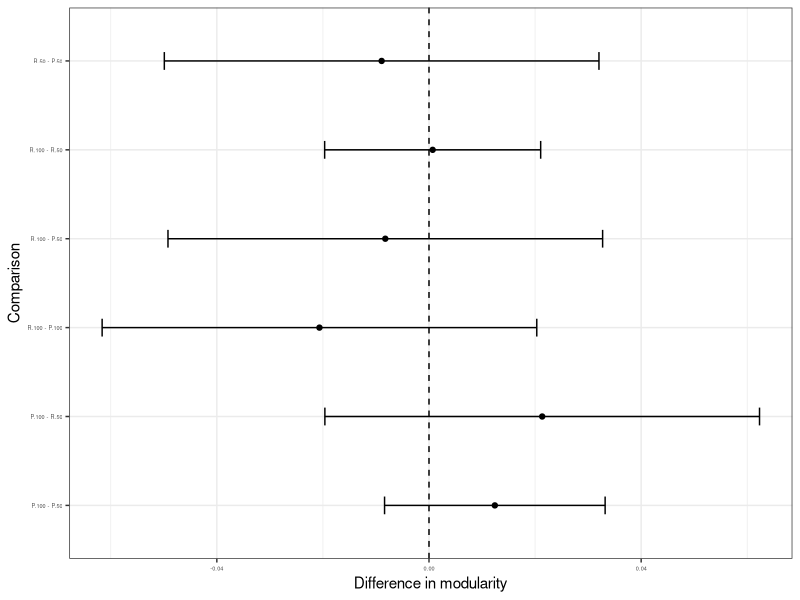
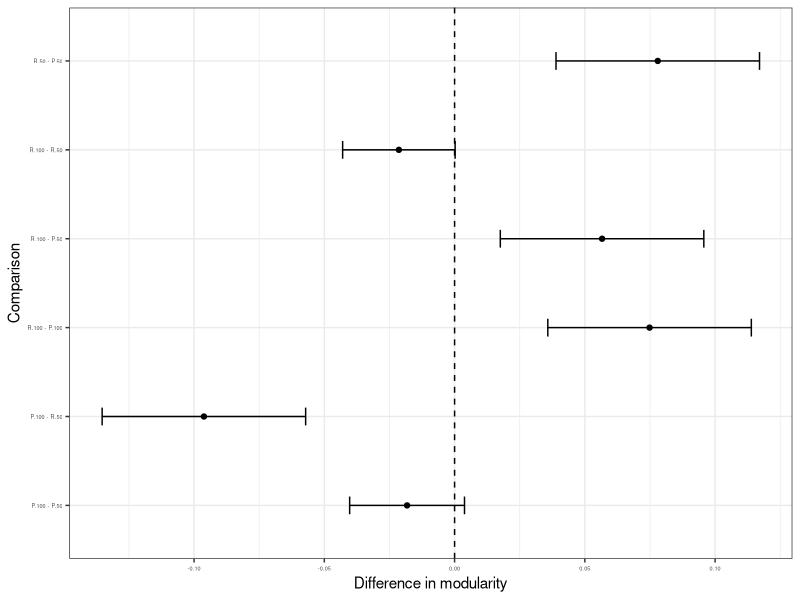

Write the R code that produced these figures, in order.
require(lme4); require(broom); require(multcomp); require(ggplot2)

col_reg = c('#3DC2C1', '#C23D3E')
wd = 2.5
hg = 2

df_2d <- read.csv('figures/source_data/fig2D.csv')

##### modularity

df_2d$time_dist = interaction(df_2d$time, df_2d$distance)
df_2d$time_pat = interaction(df_2d$time, df_2d$patient)

m= lmer(modularity ~ time_dist  + (1|patient) + (region|time_pat), data = df_2d, REML = FALSE); anova(m)

mcp1=summary(glht(m, mcp("time_dist"="Tukey")), test = adjusted('holm'))
ci_out <- confint(mcp1)
ci_df <- as.data.frame(ci_out$confint)
ci_df$group <- row.names(ci_df)

print(
ggplot(ci_df) +
  aes(x = Estimate, y = group) +
  geom_point() +
  geom_errorbar(aes(xmin = lwr, xmax = upr), width = 0.2) +
  geom_vline(xintercept = 0, linetype = 2) +
  labs(x = "Difference in modularity", y = "Comparison")+
  theme_bw()+
  theme(axis.text = element_text(size=4))
)

##### degree_density

m= lmer(degree_density ~ time_dist  + (1|patient) + (region|time_pat), data = df_2d, REML = FALSE); anova(m)

mcp1=summary(glht(m, mcp("time_dist"="Tukey")), test = adjusted('holm'))
ci_out <- confint(mcp1)
ci_df <- as.data.frame(ci_out$confint)
ci_df$group <- row.names(ci_df)

print(ggplot(ci_df) +
  aes(x = Estimate, y = group) +
  geom_point() +
  geom_errorbar(aes(xmin = lwr, xmax = upr), width = 0.2) +
  geom_vline(xintercept = 0, linetype = 2) +
  labs(x = "Difference in modularity", y = "Comparison")+
  theme_bw()+
  theme(axis.text = element_text(size=4))
)
